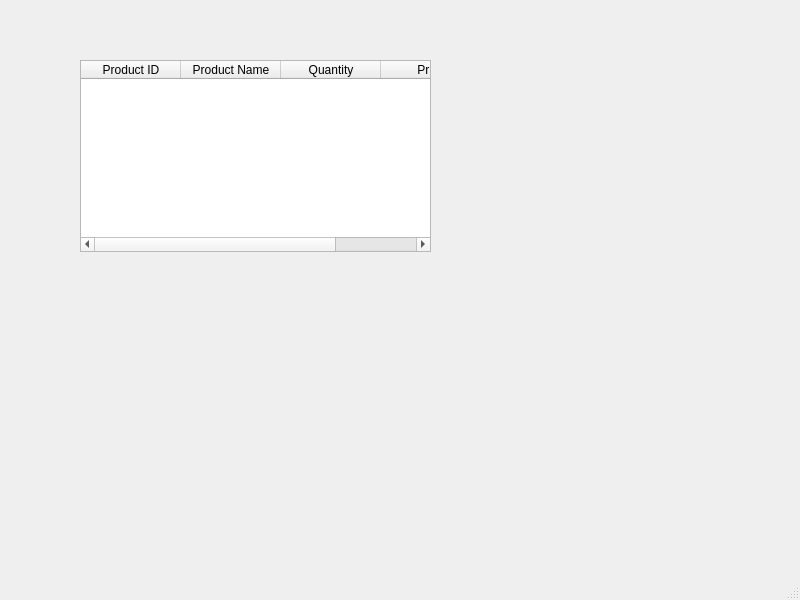
<?xml version="1.0" encoding="UTF-8"?>
<ui version="4.0">
 <class>MainWindow</class>
 <widget class="QMainWindow" name="MainWindow">
  <property name="geometry">
   <rect>
    <x>0</x>
    <y>0</y>
    <width>800</width>
    <height>600</height>
   </rect>
  </property>
  <property name="windowTitle">
   <string>MainWindow</string>
  </property>
  <widget class="QWidget" name="centralwidget">
   <widget class="QTableWidget" name="tableWidgetProduct">
    <property name="geometry">
     <rect>
      <x>80</x>
      <y>60</y>
      <width>351</width>
      <height>192</height>
     </rect>
    </property>
    <column>
     <property name="text">
      <string>Product ID</string>
     </property>
    </column>
    <column>
     <property name="text">
      <string>Product Name</string>
     </property>
    </column>
    <column>
     <property name="text">
      <string>Quantity</string>
     </property>
    </column>
    <column>
     <property name="text">
      <string>Price</string>
     </property>
    </column>
   </widget>
  </widget>
  <widget class="QMenuBar" name="menubar">
   <property name="geometry">
    <rect>
     <x>0</x>
     <y>0</y>
     <width>800</width>
     <height>18</height>
    </rect>
   </property>
  </widget>
  <widget class="QStatusBar" name="statusbar"/>
 </widget>
 <resources/>
 <connections/>
</ui>
